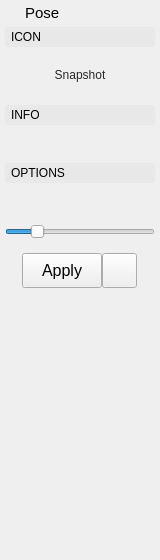
<?xml version="1.0" encoding="UTF-8"?>
<ui version="4.0">
 <class>Form</class>
 <widget class="QWidget" name="Form">
  <property name="geometry">
   <rect>
    <x>0</x>
    <y>0</y>
    <width>160</width>
    <height>560</height>
   </rect>
  </property>
  <property name="sizePolicy">
   <sizepolicy hsizetype="Preferred" vsizetype="Minimum">
    <horstretch>0</horstretch>
    <verstretch>0</verstretch>
   </sizepolicy>
  </property>
  <property name="minimumSize">
   <size>
    <width>160</width>
    <height>560</height>
   </size>
  </property>
  <property name="maximumSize">
   <size>
    <width>16777215</width>
    <height>16777215</height>
   </size>
  </property>
  <property name="windowTitle">
   <string>Form</string>
  </property>
  <property name="styleSheet">
   <string notr="true"/>
  </property>
  <layout class="QVBoxLayout" name="verticalLayout">
   <property name="spacing">
    <number>5</number>
   </property>
   <property name="sizeConstraint">
    <enum>QLayout::SetDefaultConstraint</enum>
   </property>
   <property name="leftMargin">
    <number>5</number>
   </property>
   <property name="topMargin">
    <number>2</number>
   </property>
   <property name="rightMargin">
    <number>5</number>
   </property>
   <property name="bottomMargin">
    <number>2</number>
   </property>
   <item>
    <layout class="QHBoxLayout" name="horizontalLayout_18">
     <property name="leftMargin">
      <number>2</number>
     </property>
     <property name="topMargin">
      <number>2</number>
     </property>
     <property name="rightMargin">
      <number>2</number>
     </property>
     <property name="bottomMargin">
      <number>0</number>
     </property>
     <item>
      <widget class="QLabel" name="label_6">
       <property name="maximumSize">
        <size>
         <width>13</width>
         <height>13</height>
        </size>
       </property>
       <property name="text">
        <string/>
       </property>
       <property name="pixmap">
        <pixmap>../icons/pose.png</pixmap>
       </property>
       <property name="scaledContents">
        <bool>true</bool>
       </property>
      </widget>
     </item>
     <item>
      <widget class="QLabel" name="label_2">
       <property name="font">
        <font>
         <family>Arial</family>
         <pointsize>11</pointsize>
         <weight>50</weight>
         <bold>false</bold>
        </font>
       </property>
       <property name="styleSheet">
        <string notr="true">font-size: 11pt;</string>
       </property>
       <property name="text">
        <string>Pose</string>
       </property>
      </widget>
     </item>
    </layout>
   </item>
   <item>
    <widget class="QFrame" name="iconToggleBox">
     <property name="styleSheet">
      <string notr="true"/>
     </property>
     <property name="frameShape">
      <enum>QFrame::NoFrame</enum>
     </property>
     <property name="frameShadow">
      <enum>QFrame::Raised</enum>
     </property>
     <layout class="QVBoxLayout" name="verticalLayout_6">
      <property name="spacing">
       <number>0</number>
      </property>
      <property name="margin">
       <number>0</number>
      </property>
      <item>
       <widget class="QFrame" name="iconToggleBoxHeading">
        <property name="styleSheet">
         <string notr="true"/>
        </property>
        <property name="frameShape">
         <enum>QFrame::NoFrame</enum>
        </property>
        <property name="frameShadow">
         <enum>QFrame::Raised</enum>
        </property>
        <layout class="QVBoxLayout" name="verticalLayout_7">
         <property name="spacing">
          <number>0</number>
         </property>
         <property name="margin">
          <number>0</number>
         </property>
         <item>
          <widget class="QPushButton" name="iconToggleBoxButton">
           <property name="minimumSize">
            <size>
             <width>0</width>
             <height>20</height>
            </size>
           </property>
           <property name="styleSheet">
            <string notr="true">
QPushButton {
	Text-align: left;
	padding-left: 5px;
}

QPushButton:Checked {
	background-color: rgb(255,255,255,25);
}

QPushButton:!Checked {
	background-color: rgb(255,255,255,10);
}</string>
           </property>
           <property name="text">
            <string>ICON</string>
           </property>
           <property name="checkable">
            <bool>true</bool>
           </property>
           <property name="checked">
            <bool>true</bool>
           </property>
           <property name="flat">
            <bool>true</bool>
           </property>
          </widget>
         </item>
        </layout>
       </widget>
      </item>
      <item>
       <widget class="QFrame" name="iconToggleBoxFrame">
        <property name="sizePolicy">
         <sizepolicy hsizetype="Preferred" vsizetype="Expanding">
          <horstretch>0</horstretch>
          <verstretch>0</verstretch>
         </sizepolicy>
        </property>
        <property name="styleSheet">
         <string notr="true"/>
        </property>
        <property name="frameShape">
         <enum>QFrame::NoFrame</enum>
        </property>
        <property name="frameShadow">
         <enum>QFrame::Raised</enum>
        </property>
        <layout class="QVBoxLayout" name="verticalLayout_8">
         <property name="spacing">
          <number>3</number>
         </property>
         <property name="leftMargin">
          <number>0</number>
         </property>
         <property name="topMargin">
          <number>3</number>
         </property>
         <property name="rightMargin">
          <number>0</number>
         </property>
         <property name="bottomMargin">
          <number>0</number>
         </property>
         <item>
          <layout class="QHBoxLayout" name="thumbnailLayout">
           <property name="spacing">
            <number>0</number>
           </property>
           <property name="topMargin">
            <number>0</number>
           </property>
           <property name="bottomMargin">
            <number>0</number>
           </property>
           <item>
            <widget class="QFrame" name="thumbnailFrame">
             <property name="sizePolicy">
              <sizepolicy hsizetype="Expanding" vsizetype="Expanding">
               <horstretch>0</horstretch>
               <verstretch>1</verstretch>
              </sizepolicy>
             </property>
             <property name="minimumSize">
              <size>
               <width>50</width>
               <height>50</height>
              </size>
             </property>
             <property name="maximumSize">
              <size>
               <width>150</width>
               <height>150</height>
              </size>
             </property>
             <property name="styleSheet">
              <string notr="true"/>
             </property>
             <property name="frameShape">
              <enum>QFrame::NoFrame</enum>
             </property>
             <property name="frameShadow">
              <enum>QFrame::Plain</enum>
             </property>
             <property name="lineWidth">
              <number>0</number>
             </property>
             <layout class="QVBoxLayout" name="verticalLayout_4">
              <property name="spacing">
               <number>0</number>
              </property>
              <property name="margin">
               <number>0</number>
              </property>
              <item>
               <widget class="QToolButton" name="thumbnailButton">
                <property name="enabled">
                 <bool>true</bool>
                </property>
                <property name="sizePolicy">
                 <sizepolicy hsizetype="Expanding" vsizetype="Expanding">
                  <horstretch>0</horstretch>
                  <verstretch>1</verstretch>
                 </sizepolicy>
                </property>
                <property name="minimumSize">
                 <size>
                  <width>0</width>
                  <height>0</height>
                 </size>
                </property>
                <property name="maximumSize">
                 <size>
                  <width>150</width>
                  <height>150</height>
                 </size>
                </property>
                <property name="toolTip">
                 <string/>
                </property>
                <property name="layoutDirection">
                 <enum>Qt::LeftToRight</enum>
                </property>
                <property name="styleSheet">
                 <string notr="true">color: rgb(40, 40, 40);
border: 1px solid rgb(0, 0, 0, 0);
background-color: rgb(254, 255, 230, 0);</string>
                </property>
                <property name="text">
                 <string>Snapshot</string>
                </property>
                <property name="icon">
                 <iconset>
                  <normaloff>../icons/thumbnail.png</normaloff>../icons/thumbnail.png</iconset>
                </property>
                <property name="iconSize">
                 <size>
                  <width>150</width>
                  <height>150</height>
                 </size>
                </property>
                <property name="popupMode">
                 <enum>QToolButton::InstantPopup</enum>
                </property>
                <property name="toolButtonStyle">
                 <enum>Qt::ToolButtonIconOnly</enum>
                </property>
                <property name="autoRaise">
                 <bool>false</bool>
                </property>
               </widget>
              </item>
             </layout>
            </widget>
           </item>
          </layout>
         </item>
        </layout>
       </widget>
      </item>
     </layout>
    </widget>
   </item>
   <item>
    <widget class="QFrame" name="infoToggleBox">
     <property name="styleSheet">
      <string notr="true"/>
     </property>
     <property name="frameShape">
      <enum>QFrame::NoFrame</enum>
     </property>
     <property name="frameShadow">
      <enum>QFrame::Raised</enum>
     </property>
     <layout class="QVBoxLayout" name="verticalLayout_3">
      <property name="spacing">
       <number>0</number>
      </property>
      <property name="margin">
       <number>0</number>
      </property>
      <item>
       <widget class="QFrame" name="infoToggleBoxHeading">
        <property name="styleSheet">
         <string notr="true"/>
        </property>
        <property name="frameShape">
         <enum>QFrame::NoFrame</enum>
        </property>
        <property name="frameShadow">
         <enum>QFrame::Raised</enum>
        </property>
        <layout class="QVBoxLayout" name="verticalLayout_2">
         <property name="spacing">
          <number>0</number>
         </property>
         <property name="margin">
          <number>0</number>
         </property>
         <item>
          <widget class="QPushButton" name="infoToggleBoxButton">
           <property name="minimumSize">
            <size>
             <width>0</width>
             <height>20</height>
            </size>
           </property>
           <property name="styleSheet">
            <string notr="true">
QPushButton {
	Text-align: left;
	padding-left: 5px;
}

QPushButton:Checked {
	background-color: rgb(255,255,255,25);
}

QPushButton:!Checked {
	background-color: rgb(255,255,255,10);
}</string>
           </property>
           <property name="text">
            <string>INFO</string>
           </property>
           <property name="checkable">
            <bool>true</bool>
           </property>
           <property name="checked">
            <bool>true</bool>
           </property>
           <property name="flat">
            <bool>true</bool>
           </property>
          </widget>
         </item>
        </layout>
       </widget>
      </item>
      <item>
       <widget class="QFrame" name="infoToggleBoxFrame">
        <property name="sizePolicy">
         <sizepolicy hsizetype="Expanding" vsizetype="Fixed">
          <horstretch>0</horstretch>
          <verstretch>0</verstretch>
         </sizepolicy>
        </property>
        <property name="minimumSize">
         <size>
          <width>0</width>
          <height>0</height>
         </size>
        </property>
        <property name="styleSheet">
         <string notr="true"/>
        </property>
        <property name="frameShape">
         <enum>QFrame::NoFrame</enum>
        </property>
        <property name="frameShadow">
         <enum>QFrame::Raised</enum>
        </property>
        <layout class="QVBoxLayout" name="verticalLayout_5">
         <property name="spacing">
          <number>3</number>
         </property>
         <property name="leftMargin">
          <number>0</number>
         </property>
         <property name="topMargin">
          <number>3</number>
         </property>
         <property name="rightMargin">
          <number>0</number>
         </property>
         <property name="bottomMargin">
          <number>0</number>
         </property>
         <item>
          <widget class="QFrame" name="infoFrame">
           <property name="sizePolicy">
            <sizepolicy hsizetype="Preferred" vsizetype="Expanding">
             <horstretch>0</horstretch>
             <verstretch>0</verstretch>
            </sizepolicy>
           </property>
           <property name="minimumSize">
            <size>
             <width>0</width>
             <height>30</height>
            </size>
           </property>
           <property name="frameShape">
            <enum>QFrame::NoFrame</enum>
           </property>
           <property name="frameShadow">
            <enum>QFrame::Plain</enum>
           </property>
           <property name="lineWidth">
            <number>0</number>
           </property>
           <layout class="QHBoxLayout" name="horizontalLayout_3">
            <property name="spacing">
             <number>3</number>
            </property>
            <property name="margin">
             <number>0</number>
            </property>
           </layout>
          </widget>
         </item>
        </layout>
       </widget>
      </item>
     </layout>
    </widget>
   </item>
   <item>
    <widget class="QFrame" name="optionsToggleBox_2">
     <property name="styleSheet">
      <string notr="true"/>
     </property>
     <property name="frameShape">
      <enum>QFrame::NoFrame</enum>
     </property>
     <property name="frameShadow">
      <enum>QFrame::Raised</enum>
     </property>
     <layout class="QVBoxLayout" name="verticalLayout_15">
      <property name="spacing">
       <number>0</number>
      </property>
      <property name="margin">
       <number>0</number>
      </property>
      <item>
       <widget class="QFrame" name="info2ToggleBoxHeading">
        <property name="styleSheet">
         <string notr="true"/>
        </property>
        <property name="frameShape">
         <enum>QFrame::NoFrame</enum>
        </property>
        <property name="frameShadow">
         <enum>QFrame::Raised</enum>
        </property>
        <layout class="QVBoxLayout" name="verticalLayout_19">
         <property name="spacing">
          <number>0</number>
         </property>
         <property name="margin">
          <number>0</number>
         </property>
         <item>
          <widget class="QPushButton" name="optionsToggleBoxButton">
           <property name="minimumSize">
            <size>
             <width>0</width>
             <height>20</height>
            </size>
           </property>
           <property name="styleSheet">
            <string notr="true">
QPushButton {
	Text-align: left;
	padding-left: 5px;
}

QPushButton:Checked {
	background-color: rgb(255,255,255,25);
}

QPushButton:!Checked {
	background-color: rgb(255,255,255,10);
}</string>
           </property>
           <property name="text">
            <string>OPTIONS</string>
           </property>
           <property name="checkable">
            <bool>true</bool>
           </property>
           <property name="checked">
            <bool>true</bool>
           </property>
           <property name="flat">
            <bool>true</bool>
           </property>
          </widget>
         </item>
        </layout>
       </widget>
      </item>
      <item>
       <widget class="QFrame" name="optionsToggleBoxFrame">
        <property name="sizePolicy">
         <sizepolicy hsizetype="Preferred" vsizetype="Fixed">
          <horstretch>0</horstretch>
          <verstretch>0</verstretch>
         </sizepolicy>
        </property>
        <property name="styleSheet">
         <string notr="true"/>
        </property>
        <property name="frameShape">
         <enum>QFrame::NoFrame</enum>
        </property>
        <property name="frameShadow">
         <enum>QFrame::Raised</enum>
        </property>
        <layout class="QVBoxLayout" name="verticalLayout_20">
         <property name="spacing">
          <number>3</number>
         </property>
         <property name="leftMargin">
          <number>0</number>
         </property>
         <property name="topMargin">
          <number>3</number>
         </property>
         <property name="rightMargin">
          <number>0</number>
         </property>
         <property name="bottomMargin">
          <number>3</number>
         </property>
         <item>
          <widget class="QFrame" name="optionsFrame">
           <property name="sizePolicy">
            <sizepolicy hsizetype="Preferred" vsizetype="Expanding">
             <horstretch>0</horstretch>
             <verstretch>0</verstretch>
            </sizepolicy>
           </property>
           <property name="minimumSize">
            <size>
             <width>0</width>
             <height>30</height>
            </size>
           </property>
           <property name="frameShape">
            <enum>QFrame::NoFrame</enum>
           </property>
           <property name="frameShadow">
            <enum>QFrame::Plain</enum>
           </property>
           <property name="lineWidth">
            <number>0</number>
           </property>
           <layout class="QVBoxLayout" name="verticalLayout_21">
            <property name="spacing">
             <number>0</number>
            </property>
            <property name="margin">
             <number>0</number>
            </property>
           </layout>
          </widget>
         </item>
        </layout>
       </widget>
      </item>
     </layout>
    </widget>
   </item>
   <item>
    <layout class="QHBoxLayout" name="horizontalLayout_13">
     <property name="leftMargin">
      <number>0</number>
     </property>
     <property name="topMargin">
      <number>0</number>
     </property>
     <property name="rightMargin">
      <number>0</number>
     </property>
     <item>
      <widget class="QSlider" name="blendSlider">
       <property name="sizePolicy">
        <sizepolicy hsizetype="Expanding" vsizetype="Fixed">
         <horstretch>0</horstretch>
         <verstretch>0</verstretch>
        </sizepolicy>
       </property>
       <property name="minimum">
        <number>-30</number>
       </property>
       <property name="maximum">
        <number>130</number>
       </property>
       <property name="pageStep">
        <number>1</number>
       </property>
       <property name="tracking">
        <bool>false</bool>
       </property>
       <property name="orientation">
        <enum>Qt::Horizontal</enum>
       </property>
       <property name="tickPosition">
        <enum>QSlider::NoTicks</enum>
       </property>
       <property name="tickInterval">
        <number>0</number>
       </property>
      </widget>
     </item>
    </layout>
   </item>
   <item>
    <widget class="QFrame" name="previewButtons">
     <property name="frameShape">
      <enum>QFrame::NoFrame</enum>
     </property>
     <property name="frameShadow">
      <enum>QFrame::Plain</enum>
     </property>
     <layout class="QHBoxLayout" name="horizontalLayout_6">
      <property name="spacing">
       <number>1</number>
      </property>
      <item>
       <layout class="QHBoxLayout" name="horizontalLayout_2">
        <property name="spacing">
         <number>0</number>
        </property>
        <property name="topMargin">
         <number>0</number>
        </property>
        <item>
         <spacer name="horizontalSpacer_3">
          <property name="orientation">
           <enum>Qt::Horizontal</enum>
          </property>
          <property name="sizeHint" stdset="0">
           <size>
            <width>40</width>
            <height>20</height>
           </size>
          </property>
         </spacer>
        </item>
        <item>
         <widget class="QPushButton" name="acceptButton">
          <property name="sizePolicy">
           <sizepolicy hsizetype="Preferred" vsizetype="Fixed">
            <horstretch>0</horstretch>
            <verstretch>0</verstretch>
           </sizepolicy>
          </property>
          <property name="minimumSize">
           <size>
            <width>80</width>
            <height>35</height>
           </size>
          </property>
          <property name="maximumSize">
           <size>
            <width>125</width>
            <height>35</height>
           </size>
          </property>
          <property name="font">
           <font>
            <family>Arial</family>
            <pointsize>12</pointsize>
            <weight>50</weight>
            <bold>false</bold>
           </font>
          </property>
          <property name="toolTip">
           <string/>
          </property>
          <property name="styleSheet">
           <string notr="true"/>
          </property>
          <property name="text">
           <string>Apply</string>
          </property>
         </widget>
        </item>
        <item>
         <widget class="QPushButton" name="selectionSetButton">
          <property name="sizePolicy">
           <sizepolicy hsizetype="Preferred" vsizetype="Minimum">
            <horstretch>0</horstretch>
            <verstretch>0</verstretch>
           </sizepolicy>
          </property>
          <property name="minimumSize">
           <size>
            <width>35</width>
            <height>35</height>
           </size>
          </property>
          <property name="maximumSize">
           <size>
            <width>35</width>
            <height>16777215</height>
           </size>
          </property>
          <property name="text">
           <string/>
          </property>
          <property name="icon">
           <iconset>
            <normaloff>../icons/selectionSet2.png</normaloff>../icons/selectionSet2.png</iconset>
          </property>
          <property name="iconSize">
           <size>
            <width>25</width>
            <height>25</height>
           </size>
          </property>
         </widget>
        </item>
        <item>
         <spacer name="horizontalSpacer_4">
          <property name="orientation">
           <enum>Qt::Horizontal</enum>
          </property>
          <property name="sizeHint" stdset="0">
           <size>
            <width>40</width>
            <height>20</height>
           </size>
          </property>
         </spacer>
        </item>
       </layout>
      </item>
     </layout>
    </widget>
   </item>
   <item>
    <widget class="QFrame" name="labelSpacer">
     <property name="sizePolicy">
      <sizepolicy hsizetype="Preferred" vsizetype="Expanding">
       <horstretch>0</horstretch>
       <verstretch>2</verstretch>
      </sizepolicy>
     </property>
     <property name="frameShape">
      <enum>QFrame::NoFrame</enum>
     </property>
     <property name="frameShadow">
      <enum>QFrame::Plain</enum>
     </property>
    </widget>
   </item>
   <item>
    <widget class="QLabel" name="label_18">
     <property name="maximumSize">
      <size>
       <width>16777215</width>
       <height>0</height>
      </size>
     </property>
     <property name="text">
      <string/>
     </property>
    </widget>
   </item>
  </layout>
 </widget>
 <resources/>
 <connections/>
 <slots>
  <slot>snapshot()</slot>
  <slot>apply()</slot>
  <slot>edit()</slot>
  <slot>showContextMenu()</slot>
 </slots>
</ui>
